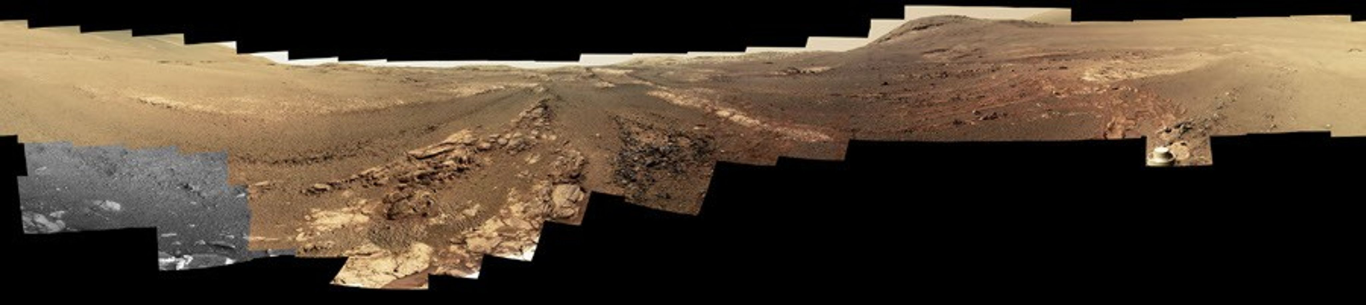
#> input picture assets/PIA22909_4096.jpg, 4096 x 915 px (shown at 1/3 size); its folder holds only this picture in this run
$ python cut_sprites.py ../../assets/PIA22909_4096.jpg
#> lines starting #> are read from the running program, lines starting #| are printed output that depends on the picture; after the words box and inside, x2 and y2 are one past the last pixel; in counts of white or black regions, pixels touching at a corner belong together
"""Cuts a sprite sheet (many drawings on a white background) into separate, aligned frames.

    python web/tools/cut_sprites.py dibujos/sprites/E2_espejo_despierta.png [--center] [--max 900]

Writes web/assets/sprites/<name>/00.png, 01.png ... (same size, aligned on the ground line, or
centred with --center for effects) and updates web/data/sprites.js with the frame count and size.
Frames are read left to right, top to bottom.

    python web/tools/cut_sprites.py sheet.png --grid 4x4 --body [--center]

With --body (for characters), the sheet is cut by whole drawings instead of by cell edges, so a
hand that reaches into the next cell stays whole; every frame is placed so that the character's
body (its biggest solid part, without arms and hands) sits at the same point, and the size of that
body is written to sprites.js ("u"), so the film can draw every sheet of a character at one size.
"""
import io
import json
import os
import sys

import numpy as np
from PIL import Image, ImageFilter
from scipy import ndimage

WEB = os.path.dirname(os.path.dirname(os.path.abspath(__file__)))


# [11 lines left out: function grid_boxes, not called in this run]


def cut(path, center=False, max_side=900, grid=None):
#> called with path = '../../assets/PIA22909_4096.jpg', center = False, max_side = 900
    name = os.path.splitext(os.path.basename(path))[0]
    im = Image.open(path).convert("RGB")
#> im is the input picture: PIL image 4096x915 RGB; mean R, G, B 78.2, 64.2, 49
    if grid and BODY:
        return cut_bodies(name, im, grid, center)
    if grid:
        # cut each cell on its own, then treat it as a one-drawing sheet
        cells = [im.crop(b) for b in grid_boxes(im, grid[0], grid[1])]
        return cut_cells(name, cells, center, max_side)
    a = np.asarray(im).astype(np.int16)
    # white or near-white paper that touches the border is the background
    light = (a.min(axis=2) > 228) & (a.max(axis=2) - a.min(axis=2) < 28)
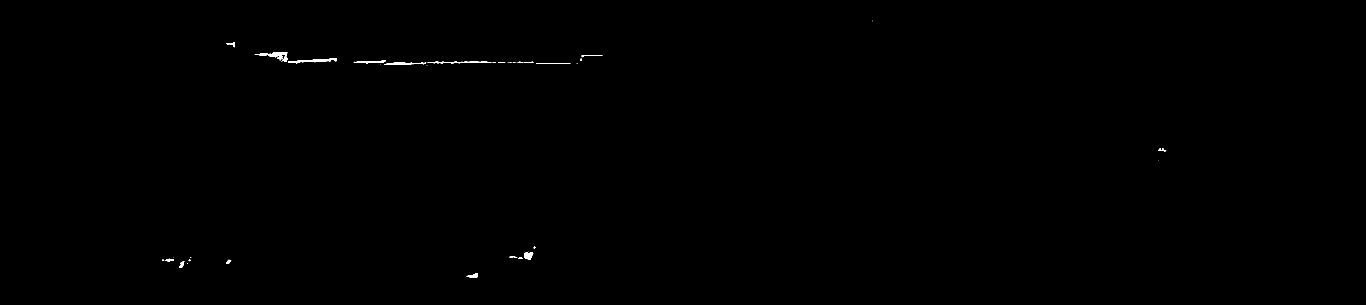
#> light: shape (915, 4096) bool (shown at 1/3 size); 0.13% white; 48 white regions (25 under 20 px), largest, box (x1, y1, x2, y2) and area: (764, 156, 862, 184) 943, (864, 175, 1011, 190) 770, (1153, 187, 1278, 194) 469
    lab, _ = ndimage.label(light)
#> lab: shape (915, 4096) int32; 49 distinct labels, from 0 to 48
    border = set(np.unique(np.concatenate([lab[0], lab[-1], lab[:, 0], lab[:, -1]]))) - {0}
#> border = 0 items
    bg = np.isin(lab, list(border))
#> bg: shape (915, 4096) bool; every value is 0
    alpha = np.where(bg, 0, 255).astype(np.uint8)
#> alpha: shape (915, 4096); every value is 255
    alpha = np.asarray(Image.fromarray(alpha).filter(ImageFilter.MinFilter(3)).filter(ImageFilter.GaussianBlur(0.8)))
    rgba = np.dstack([np.asarray(im), alpha])
    # one drawing = one blob, after joining nearby pieces (loose sparkles, fingers, puffs)
    solid = alpha > 40
#> solid: shape (915, 4096) bool; every value is 1
    grow = max(6, int(min(im.size) * 0.012))
#> grow = 10
    joined = ndimage.binary_dilation(solid, iterations=grow)
    blobs, n = ndimage.label(joined)
#> blobs: shape (915, 4096) int32; every value is 1
#> n = 1
    boxes = []
    for i, sl in enumerate(ndimage.find_objects(blobs), 1):
        if sl is None:
            continue
        ys, xs = sl
        area = int((blobs[sl] == i).sum())
        if area < solid.size * 0.002:
            continue
        sub = solid[sl] & (blobs[sl] == i)
        yy, xx = np.nonzero(sub)
        boxes.append([xs.start + xx.min(), ys.start + yy.min(), xs.start + xx.max() + 1, ys.start + yy.max() + 1, int(sub.sum())])
#> this loop made 1 pass
#> (i, area) on pass 1: (1, 3747840)
#> after the loop, boxes = [[0, 0, 4096, 915, 3747840]]
    # loose bits (stray speed lines, specks) are much smaller than a real drawing: drop them
    if boxes:
        med = float(np.median([b[4] for b in boxes]))
#> med = 3747840
        boxes = [b[:4] for b in boxes if b[4] >= med * 0.18]
#> boxes = [[0, 0, 4096, 915]]
    if not boxes:
        raise SystemExit("no drawings found in " + path)
    # rows: drawings whose vertical centres are close belong to the same row
    boxes.sort(key=lambda b: (b[1] + b[3]) / 2)
    rows, cur = [], [boxes[0]]
#> rows = []; cur = [[0, 0, 4096, 915]]
    for b in boxes[1:]:
        h = np.median([c[3] - c[1] for c in cur])
        if abs((b[1] + b[3]) / 2 - np.mean([(c[1] + c[3]) / 2 for c in cur])) < h * 0.5:
            cur.append(b)
        else:
            rows.append(cur)
            cur = [b]
#> this loop made 0 passes
    rows.append(cur)
    frames = [b for r in rows for b in sorted(r, key=lambda b: b[0])]
#> frames = [[0, 0, 4096, 915]]
    fw = max(b[2] - b[0] for b in frames) + 8
#> fw = 4104
    fh = max(b[3] - b[1] for b in frames) + 8
#> fh = 923
    k = min(1.0, max_side / max(fw, fh))
#> k = 0.219
    out = os.path.join(WEB, "assets", "sprites", name)
    os.makedirs(out, exist_ok=True)
    for f in os.listdir(out):
        os.remove(os.path.join(out, f))
    src = Image.fromarray(rgba, "RGBA")
    for i, b in enumerate(frames):
        piece = src.crop(b)
        canvas = Image.new("RGBA", (fw, fh), (0, 0, 0, 0))
        x = (fw - piece.width) // 2
        y = (fh - piece.height) // 2 if center else fh - 4 - piece.height      # characters stand on the same ground line
        canvas.alpha_composite(piece, (x, y))
        if k < 1:
            canvas = canvas.resize((round(fw * k), round(fh * k)), Image.LANCZOS)
        canvas.save(os.path.join(out, "%02d.png" % i), optimize=True)
#> this loop made 1 pass
#> (b, x, y) on pass 1: ([0, 0, 4096, 915], 4, 4)
#> pass 1, in cut, `canvas = canvas.resize((round(fw * k), round(fh * k)), Image.LANCZOS)`:
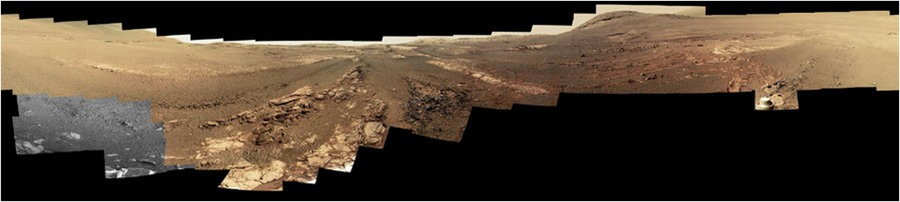
#> canvas: PIL image 900x202 RGBA; mean R, G, B, A 77.5, 63.7, 48.6, 252.4; transparent parts drawn white
    # the list of sprite sets the story can use
    js = os.path.join(WEB, "data", "sprites.js")
    data = {}
    if os.path.exists(js):
        txt = io.open(js, encoding="utf-8").read()
        data = json.loads(txt[txt.index("=") + 1:].strip().rstrip(";"))
    data[name] = {"n": len(frames), "w": round(fw * k), "h": round(fh * k), "center": center}
    io.open(js, "w", encoding="utf-8", newline="\n").write(
        "// Sprite sets cut from the team's sprite sheets by web/tools/cut_sprites.py (frames, size).\n"
        "window.SPRITES = " + json.dumps(data, indent=1) + ";\n")
    print(name, len(frames), "frames,", round(fw * k), "x", round(fh * k), "| rows:", [len(r) for r in rows])
#| PIA22909_4096 1 frames, 900 x 202 | rows: [1]


# [30 lines left out: function cut_cells, not called in this run]


BODY = False


# [91 lines left out: functions body_of, cut_bodies, write_index, not called in this run]


if __name__ == "__main__":
    args = [a for a in sys.argv[1:] if not a.startswith("--")]
    mx = 900
    if "--max" in sys.argv:
        mx = int(sys.argv[sys.argv.index("--max") + 1])
        args = [a for a in args if a != str(mx)]
    grid = None
    if "--grid" in sys.argv:
        g = sys.argv[sys.argv.index("--grid") + 1]
        grid = tuple(int(v) for v in g.lower().split("x"))
        args = [a for a in args if a != g]
    BODY = "--body" in sys.argv
    for p in args:
        cut(p, center="--center" in sys.argv, max_side=mx, grid=grid)

$ run again, on assets/earth.png
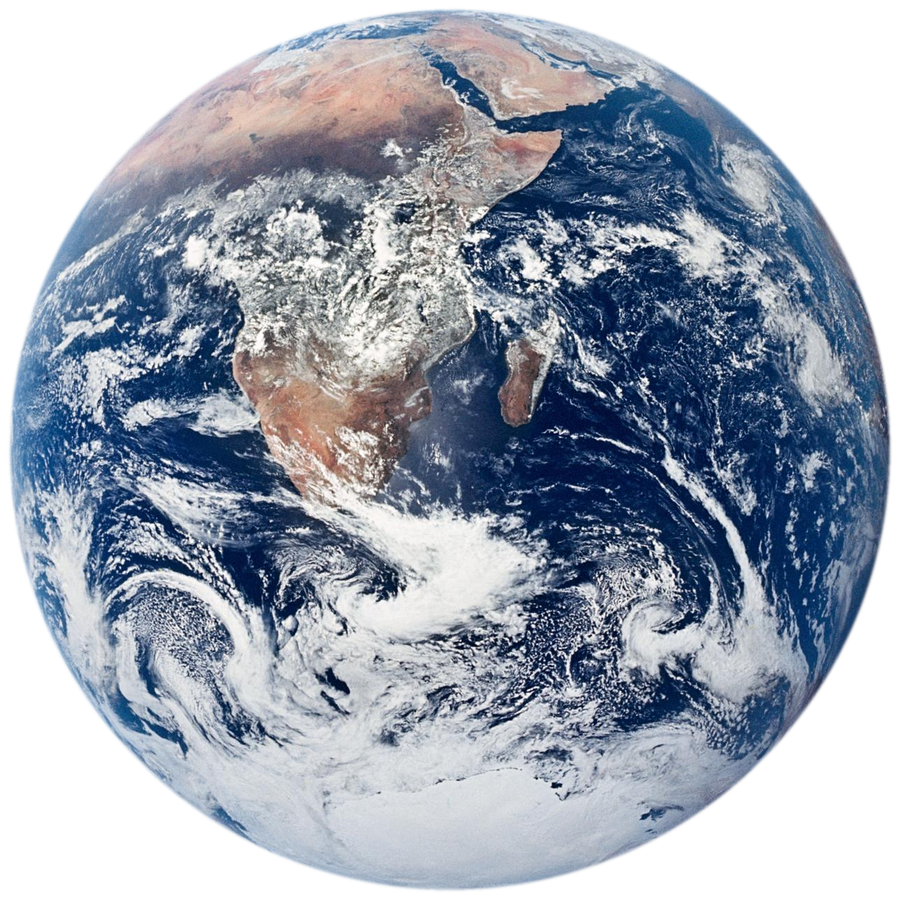
#> input picture assets/earth.png, 900 x 900 px
#> light: shape (900, 900) bool; 2.9% white; 2003 white regions (1889 under 20 px), largest, box (x1, y1, x2, y2) and area: (314, 458, 526, 632) 9100, (138, 572, 249, 661) 1096, (371, 219, 407, 286) 683
#> in cut, `lab, _ = ndimage.label(light)`:
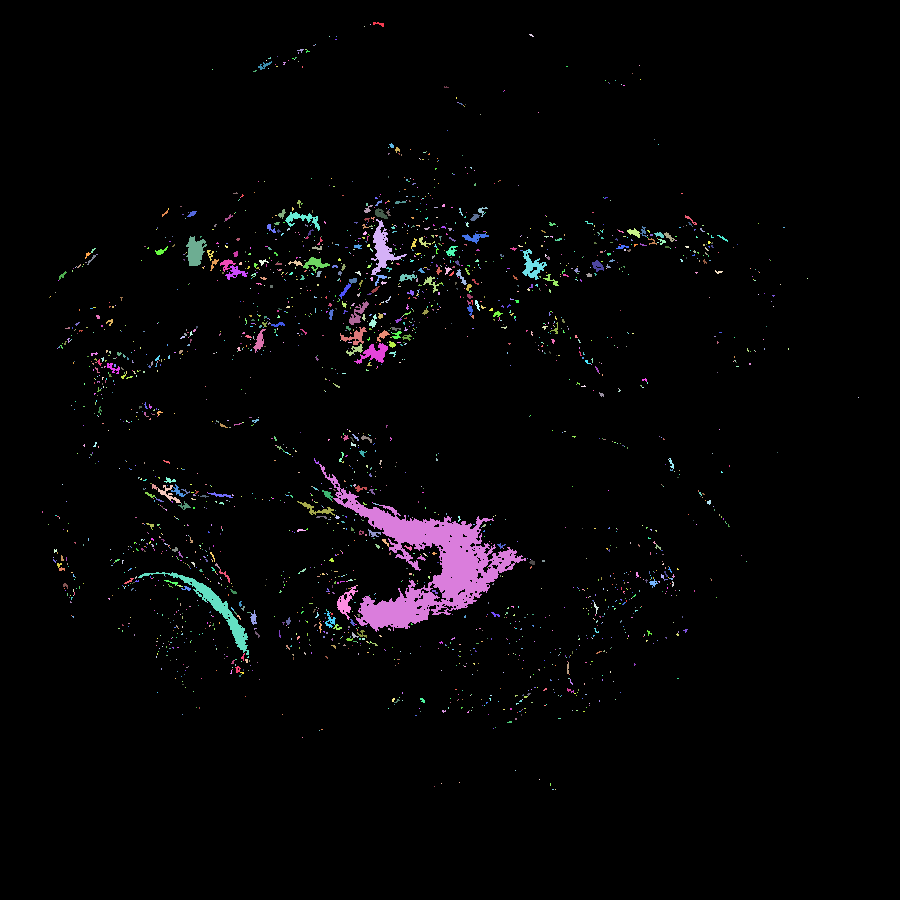
#> lab: shape (900, 900) int32; 2490 distinct labels, from 0 to 2489; one colour per label, 0 black
#> border = 0 items
#> bg: shape (900, 900) bool; every value is 0
#> alpha: shape (900, 900); every value is 255
#> solid: shape (900, 900) bool; every value is 1
#> blobs: shape (900, 900) int32; every value is 1
#> n = 1
#> the loop in cut, `for i, sl in enumerate(ndimage.find_objects(blobs), 1):` made 1 pass
#> (i, area) on pass 1: (1, 810000)
#> after the loop in cut, `for i, sl in enumerate(ndimage.find_objects(blobs), 1):`: boxes = [[0, 0, 900, 900, 810000]]
#> med = 810000
#> in cut, `boxes = [b[:4] for b in boxes if b[4] >= med * 0.18]`: boxes = [[0, 0, 900, 900]]
#> rows = []; cur = [[0, 0, 900, 900]]
#> fw = 908
#> k = 0.991
#> the loop in cut, `for i, b in enumerate(frames):` made 1 pass
#> (b, x, y) on pass 1: ([0, 0, 900, 900], 4, 4)
#> pass 1, in cut, `canvas = canvas.resize((round(fw * k), round(fh * k)), Image.LANCZOS)`:
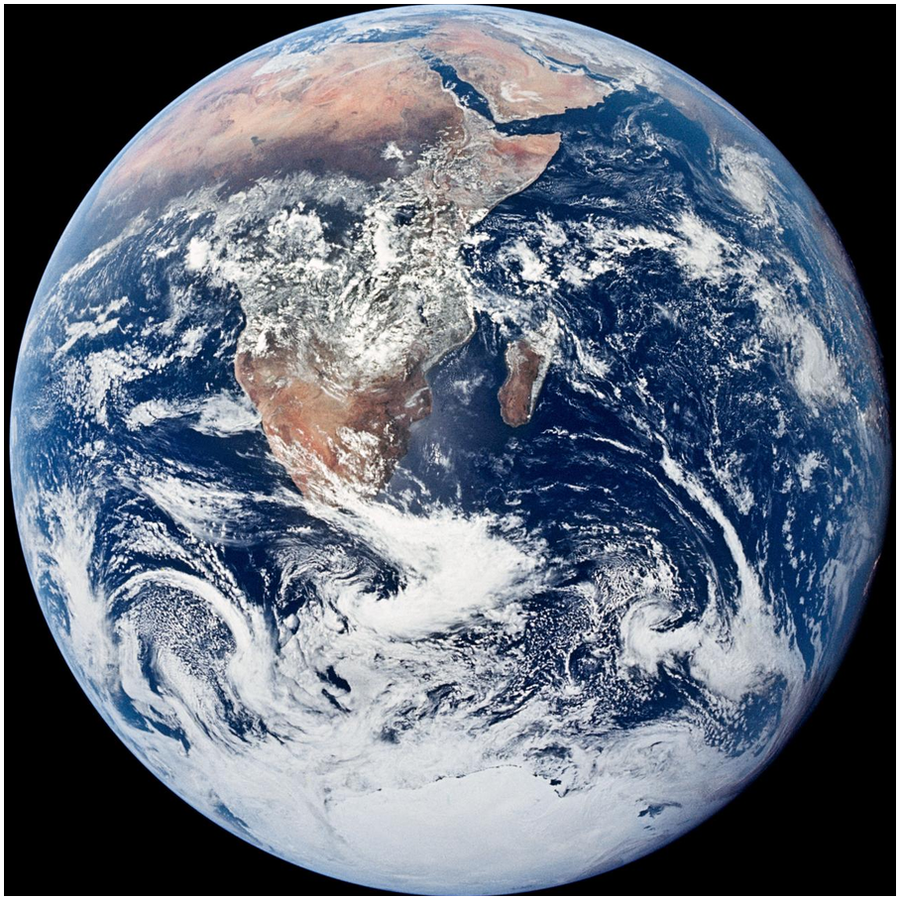
#> canvas: PIL image 900x900 RGBA; mean R, G, B, A 95.1, 103.7, 117.6, 250.5; transparent parts drawn white
#| earth 1 frames, 900 x 900 | rows: [1]

$ run again, on assets/mars_ground.png
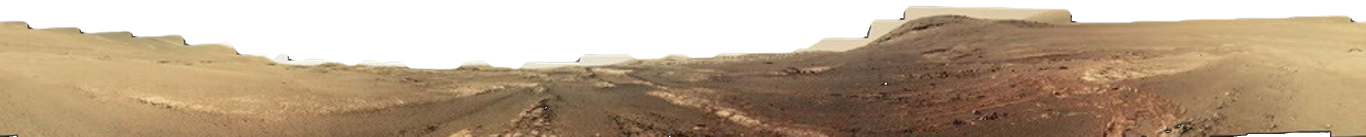
#> input picture assets/mars_ground.png, 4096 x 410 px (shown at 1/3 size)
#> in cut, `light = (a.min(axis=2) > 228) & (a.max(axis=2) - a.min(axis=2) < 28)`:
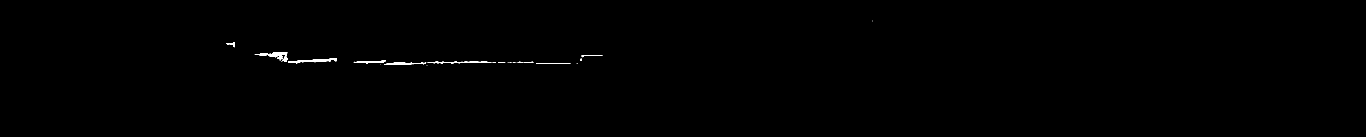
#> light: shape (410, 4096) bool (shown at 1/3 size); 0.21% white; 32 white regions (19 under 20 px), largest, box (x1, y1, x2, y2) and area: (764, 156, 862, 184) 943, (864, 175, 1011, 190) 770, (1153, 187, 1278, 194) 469
#> lab: shape (410, 4096) int32; 33 distinct labels, from 0 to 32
#> border = 0 items
#> bg: shape (410, 4096) bool; every value is 0
#> alpha: shape (410, 4096); every value is 255
#> solid: shape (410, 4096) bool; every value is 1
#> blobs: shape (410, 4096) int32; every value is 1
#> n = 1
#> the loop in cut, `for i, sl in enumerate(ndimage.find_objects(blobs), 1):` made 1 pass
#> (i, area) on pass 1: (1, 1679360)
#> after the loop in cut, `for i, sl in enumerate(ndimage.find_objects(blobs), 1):`: boxes = [[0, 0, 4096, 410, 1679360]]
#> med = 1679360
#> in cut, `boxes = [b[:4] for b in boxes if b[4] >= med * 0.18]`: boxes = [[0, 0, 4096, 410]]
#> rows = []; cur = [[0, 0, 4096, 410]]
#> fw = 4104
#> fh = 418
#> k = 0.219
#> the loop in cut, `for i, b in enumerate(frames):` made 1 pass
#> (b, x, y) on pass 1: ([0, 0, 4096, 410], 4, 4)
#> pass 1, in cut, `canvas = canvas.resize((round(fw * k), round(fh * k)), Image.LANCZOS)`:
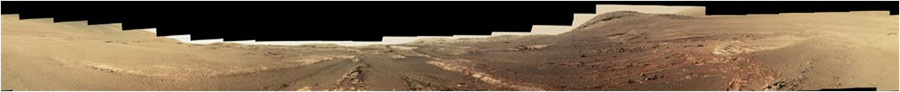
#> canvas: PIL image 900x92 RGBA; mean R, G, B, A 117.5, 96.6, 72.2, 249.7; transparent parts drawn white
#| mars_ground 1 frames, 900 x 92 | rows: [1]
